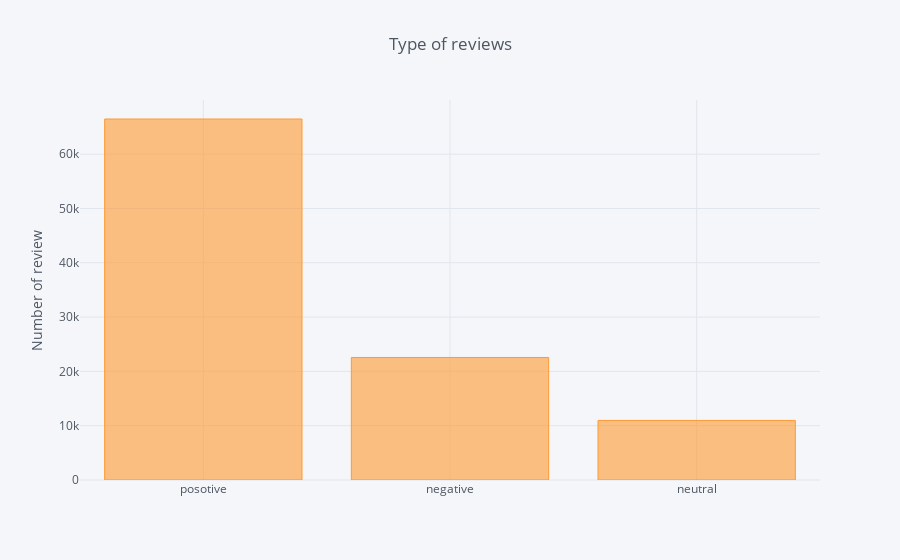

Here is the notebook cell this chart was saved with:
### Code cell
import cufflinks as cf
cf.go_offline()
cf.set_config_file(offline=False, world_readable=True)
df['sentiment'].value_counts().sort_values(ascending=False).iplot(kind='bar', yTitle='Number of review', 
                                                                title=' Type of reviews')

### Figure 1 — Plotly figure (JSON) as saved in the notebook; plotly's stock layout.template omitted (floating-point values rounded to 4 significant figures)
{"data": [{"marker": {"color": "rgba(255, 153, 51, 0.6)", "line": {"color": "rgba(255, 153, 51, 1.0)", "width": 1}}, "name": "sentiment", "orientation": "v", "text": "", "type": "bar", "uid": "b7baa7a4-4754-4cd9-902f-38f595ddc74b", "x": ["posotive", "negative", "neutral"], "y": [66470, 22560, 10970]}], "layout": {"legend": {"bgcolor": "#F5F6F9", "font": {"color": "#4D5663"}}, "paper_bgcolor": "#F5F6F9", "plot_bgcolor": "#F5F6F9", "title": {"font": {"color": "#4D5663"}, "text": " Type of reviews"}, "xaxis": {"gridcolor": "#E1E5ED", "showgrid": true, "tickfont": {"color": "#4D5663"}, "title": {"font": {"color": "#4D5663"}, "text": ""}, "zerolinecolor": "#E1E5ED"}, "yaxis": {"gridcolor": "#E1E5ED", "showgrid": true, "tickfont": {"color": "#4D5663"}, "title": {"font": {"color": "#4D5663"}, "text": "Number of review"}, "zerolinecolor": "#E1E5ED"}}}
